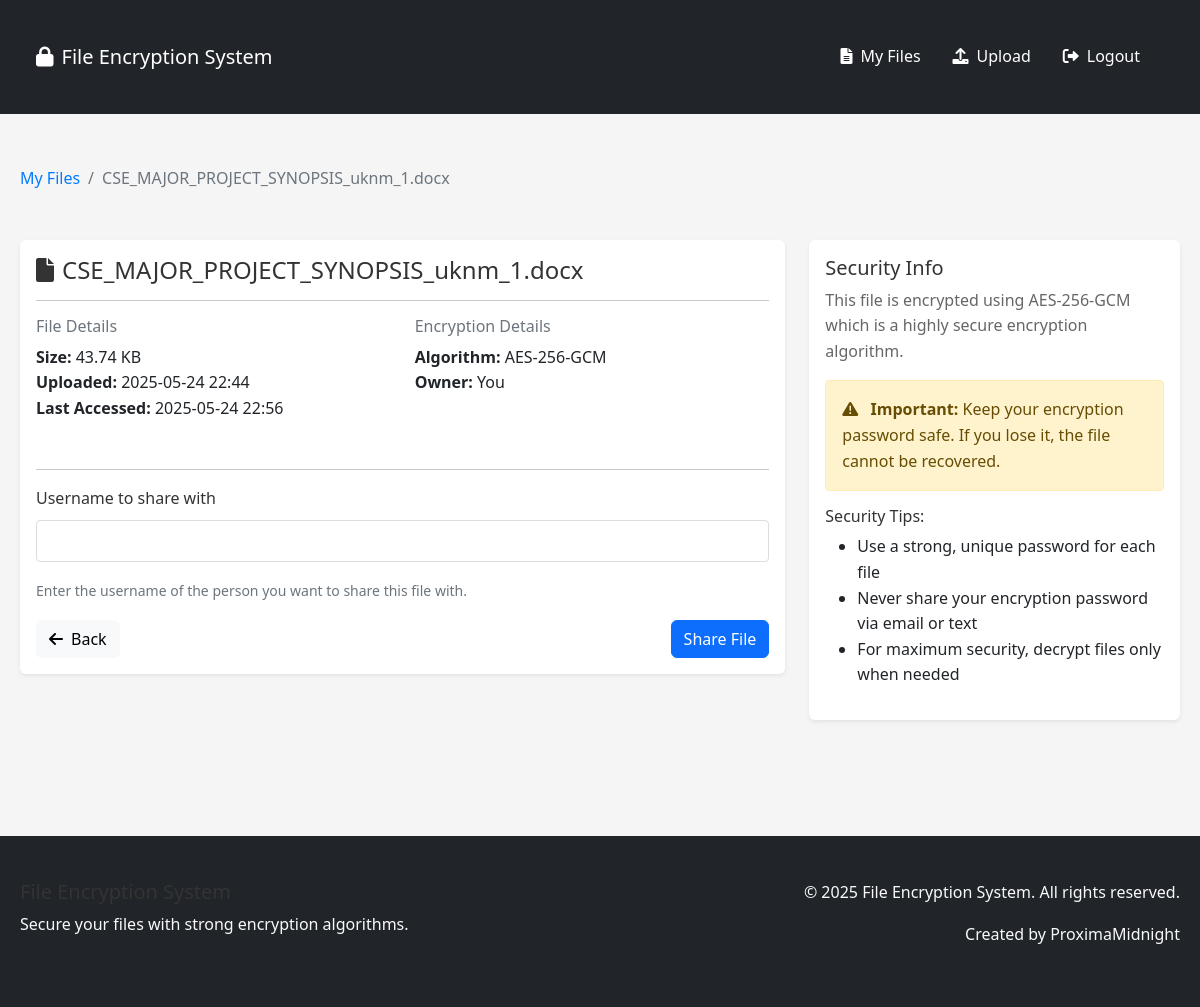
The app's page /file/1/share (signed in) with its own data.
### models.py (models this page shows, shortened)
class EncryptedFile(db.Model):
    id = db.Column(db.Integer, primary_key=True)
    original_filename = db.Column(db.String(255), nullable=False)
    encrypted_filename = db.Column(db.String(255), nullable=False, unique=True)
    file_size = db.Column(db.Integer, nullable=False)  # Size in bytes
    content_type = db.Column(db.String(100))
    uploaded_at = db.Column(db.DateTime, default=datetime.datetime.utcnow)
    last_accessed = db.Column(db.DateTime)
    encryption_algorithm = db.Column(db.String(50), default="AES-256-GCM")
    salt = db.Column(db.String(64), nullable=False)  # Salt used for key derivation
    iv = db.Column(db.String(64), nullable=False)    # Initialization vector
    tag = db.Column(db.String(64))                   # Authentication tag for AEAD ciphers
    user_id = db.Column(db.Integer, db.ForeignKey('user.id'), nullable=False)
    shared_with = db.relationship('FileAccess', backref='file', lazy='dynamic')

### routes.py (the view, shortened to what this page needs)
@app.route('/file/<int:file_id>/share', methods=['GET', 'POST'])
@login_required
def share_file(file_id):
    file = EncryptedFile.query.get_or_404(file_id)
    if file.user_id != current_user.id:
        flash('You can only share files that you own.', 'danger')
        return redirect(url_for('files'))
    form = ShareFileForm()
    return render_template('file_details.html', title=file.original_filename,
                           file=file, share_form=form, share_mode=True)

### forms.py (shortened to what this page needs)
class ShareFileForm(FlaskForm):
    username = StringField('Username to share with', validators=[DataRequired()])
    submit = SubmitField('Share File')

### routes.py (called while the page is built)
@app.context_processor
def inject_now():
    return {'now': datetime.now()}

### templates/file_details.html (shortened to what this page needs)
{% extends "layout.html" %}
{% block content %}
<div class="row">
    <div class="col-12 mb-4">
        <nav aria-label="breadcrumb">
            <ol class="breadcrumb">
                <li class="breadcrumb-item"><a href="{{ url_for('files') }}">My Files</a></li>
                <li class="breadcrumb-item active" aria-current="page">{{ file.original_filename }}</li>
            </ol>
        </nav>
    </div>
    <div class="col-md-8">
        <div class="card shadow-sm border-0 mb-4">
            <div class="card-body">
                <h4 class="card-title">
                    <i class="fas fa-file me-2"></i>{{ file.original_filename }}
                </h4>
                <hr>
                <div class="row">
                    <div class="col-md-6 mb-3">
                        <h6 class="text-muted">File Details</h6>
                        <ul class="list-unstyled">
                            <li><strong>Size:</strong> {{ (file.file_size / 1024)|round(2) }} KB</li>
                            <li><strong>Uploaded:</strong> {{ file.uploaded_at.strftime('%Y-%m-%d %H:%M') }}</li>
                            <li>
                                <strong>Last Accessed:</strong>
                                {% if file.last_accessed %}
                                    {{ file.last_accessed.strftime('%Y-%m-%d %H:%M') }}
                                {% else %}
                                    Never
                                {% endif %}
                            </li>
                        </ul>
                    </div>
                    <div class="col-md-6 mb-3">
                        <h6 class="text-muted">Encryption Details</h6>
                        <ul class="list-unstyled">
                            <li><strong>Algorithm:</strong> {{ file.encryption_algorithm }}</li>
                            {% if file.user_id == current_user.id %}
                            <li><strong>Owner:</strong> You</li>
                            {% else %}
                            <li><strong>Owner:</strong> {{ file.owner.username }}</li>
                            {% endif %}
                        </ul>
                    </div>
                </div>
                {% if decrypt_mode %}
                <hr>
                <form method="POST" action="{{ url_for('decrypt_file', file_id=file.id) }}">
                    {{ form.hidden_tag() }}
                    <div class="mb-3">
                        {{ form.encryption_password.label(class="form-label") }}
                        {% if form.encryption_password.errors %}
                            {{ form.encryption_password(class="form-control is-invalid") }}
                            <div class="invalid-feedback">
                                {% for error in form.encryption_password.errors %}
                                    {{ error }}
                                {% endfor %}
                            </div>
                        {% else %}
                            {{ form.encryption_password(class="form-control") }}
                        {% endif %}
                        <small class="form-text text-muted">Enter the password used to encrypt this file.</small>
                    </div>
                    <div class="d-flex justify-content-between">
                        <a href="{{ url_for('file_details', file_id=file.id) }}" class="btn btn-light">
                            <i class="fas fa-arrow-left me-2"></i>Back
                        </a>
                        {{ form.submit(class="btn btn-primary") }}
                    </div>
                </form>
                {% elif share_mode and file.user_id == current_user.id %}
                <hr>
                <form method="POST" action="{{ url_for('share_file', file_id=file.id) }}">
                    <div class="mb-3">
                        {{ share_form.username.label(class="form-label") }}
                        {% if share_form.username.errors %}
                            {{ share_form.username(class="form-control is-invalid") }}
                            <div class="invalid-feedback">
                                {% for error in share_form.username.errors %}
                                    {{ error }}
                                {% endfor %}
                            </div>
                        {% else %}
                            {{ share_form.username(class="form-control") }}
                        {% endif %}
                        <small class="form-text text-muted">Enter the username of the person you want to share this file with.</small>
                    </div>
                    <div class="d-flex justify-content-between">
                        <a href="{{ url_for('file_details', file_id=file.id) }}" class="btn btn-light">
                            <i class="fas fa-arrow-left me-2"></i>Back
                        </a>
                        {{ share_form.submit(class="btn btn-primary") }}
                    </div>
                </form>
                {% endif %}
            </div>
        </div>
    </div>
    <div class="col-md-4">
        <div class="card shadow-sm border-0">
            <div class="card-body">
                <h5 class="card-title">Security Info</h5>
                <p class="card-text">This file is encrypted using {{ file.encryption_algorithm }} which is a highly secure encryption algorithm.</p>
                <div class="alert alert-warning">
                    <i class="fas fa-exclamation-triangle me-2"></i>
                    <strong>Important:</strong> Keep your encryption password safe. If you lose it, the file cannot be recovered.
                </div>
                <h6 class="mt-3">Security Tips:</h6>
                <ul>
                    <li>Use a strong, unique password for each file</li>
                    <li>Never share your encryption password via email or text</li>
                    <li>For maximum security, decrypt files only when needed</li>
                </ul>
            </div>
        </div>
    </div>
</div>
{% endblock %}

### static/css/style.css (style rules this page uses)
body { min-height: 100vh; display: flex; flex-direction: column; font-family: 'Segoe UI', Tahoma, Geneva, Verdana, sans-serif; line-height: 1.6; margin: 0; padding: 0; background-color: #f5f5f5; }
.card { transition: transform 0.3s ease, box-shadow 0.3s ease; }
.btn { transition: all 0.3s ease; }
.breadcrumb { background-color: transparent; padding: 0.5rem 0; }
.form-control { width: 100%; padding: 0.5rem; margin-bottom: 1rem; border: 1px solid #ddd; border-radius: 4px; background-color: white; color: #333; }
.form-label { color: #333; font-weight: 500; }
.alert { padding: 1rem; margin-bottom: 1rem; border-radius: 4px; }
.card-title { color: #333; margin-top: 0; }
.card-text { color: #666; }
a { color: #007bff; text-decoration: none; }
h1, h2, h3, h4, h5, h6 { color: #333; }

### records on screen
EncryptedFile: original_filename "CSE_MAJOR_PROJECT_SYNOPSIS_uknm_1.docx", (file.file_size/1024)|round(2) "43.74", uploaded_at "2025-05-24 22:44", last_accessed "2025-05-24 22:56", encryption_algorithm "AES-256-GCM"

### other values on screen
{{ share_form.username.label(class="form-label") }} "Username to share with"
